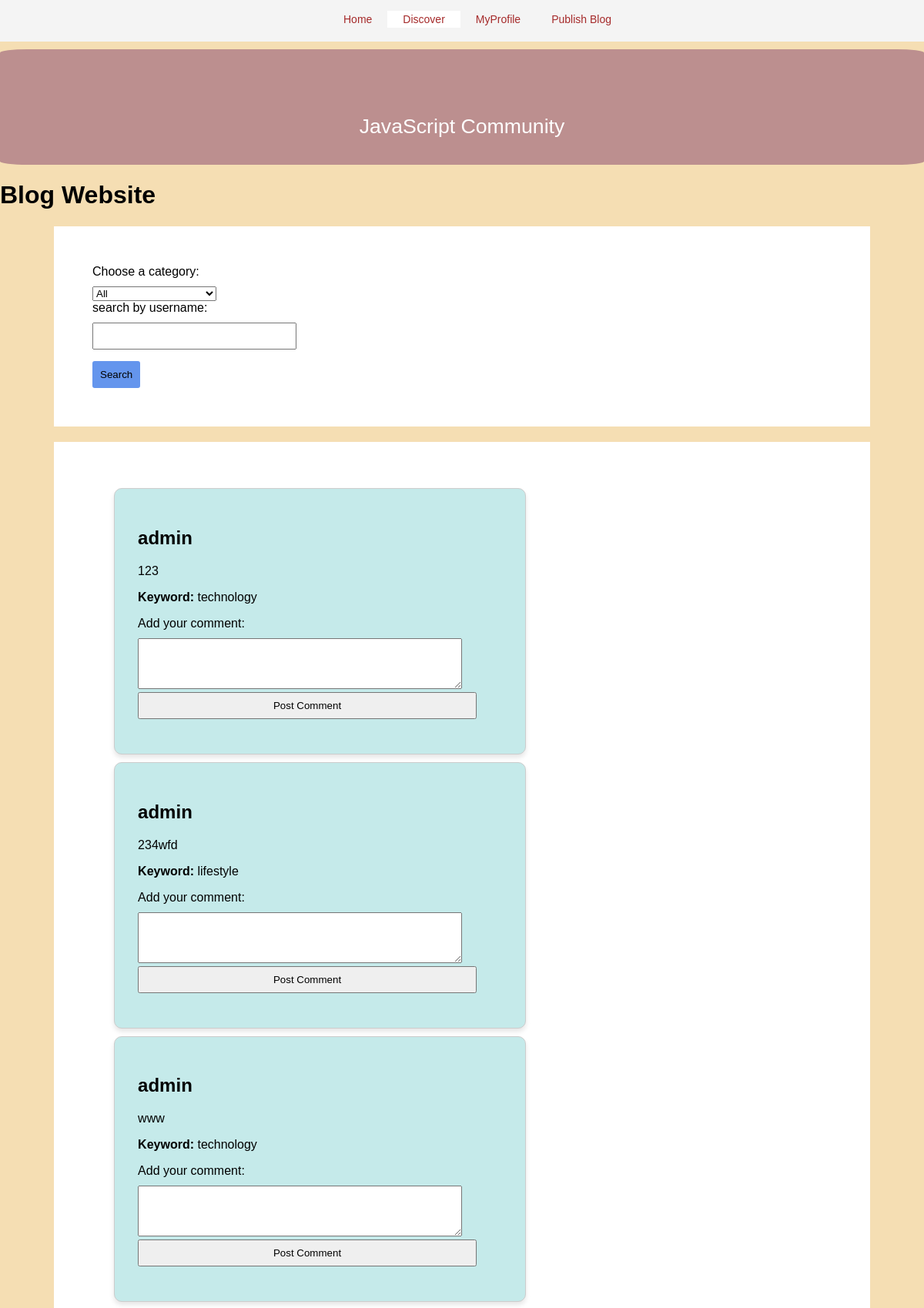
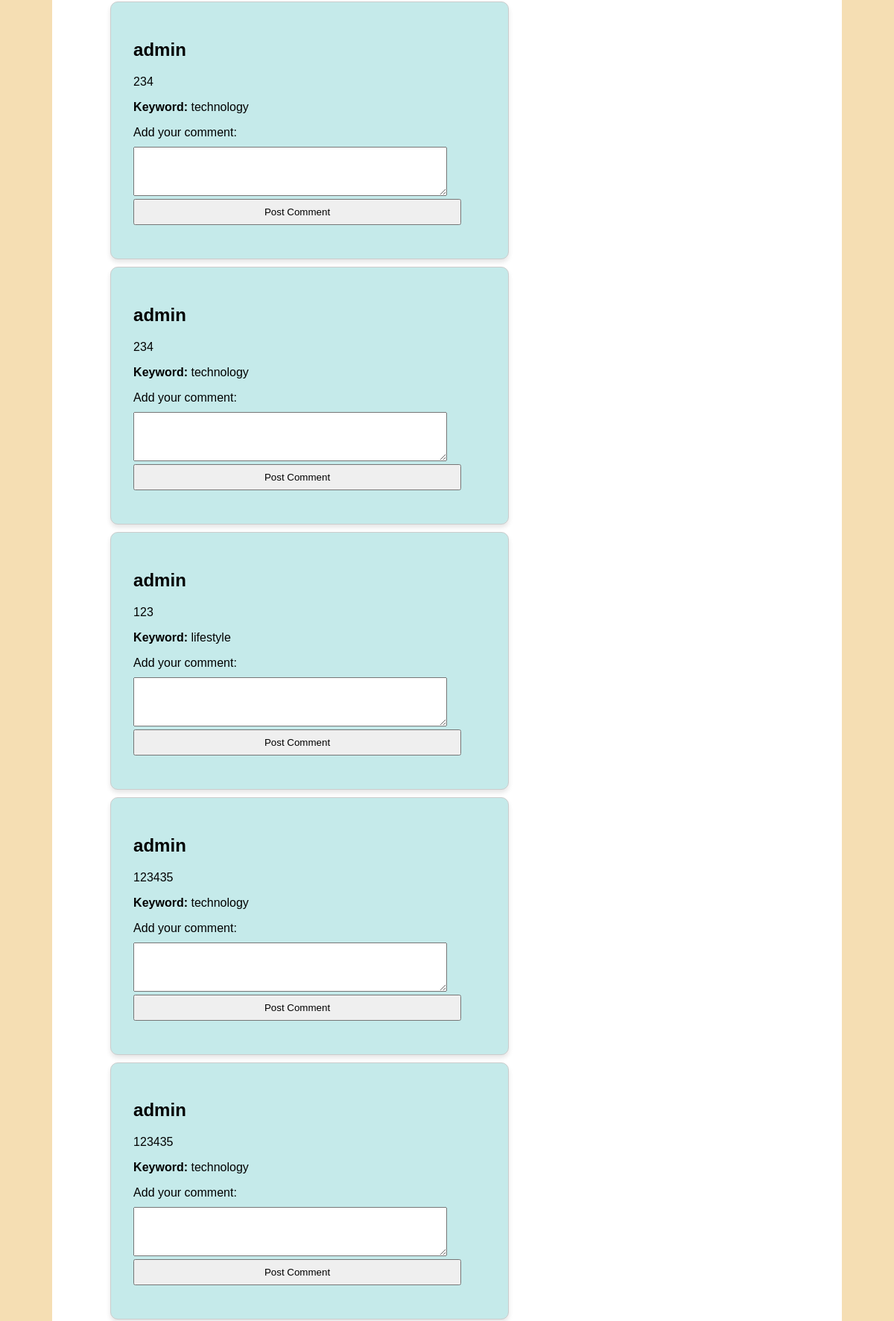
The app's page /discovery.php?username=admin (upper part) with its own data (2 pictures, top to bottom).
### tables this page shows
CREATE TABLE `blog_content` (
  `id` int(11) NOT NULL,
  `time` date NOT NULL DEFAULT current_timestamp(),
  `author` varchar(20) NOT NULL,
  `keyword` varchar(30) NOT NULL,
  `content` text NOT NULL
);

### discovery.php (the view, shortened to what this page needs)
<?php
$db = db_connect();
$keyword = isset($_GET['keyword']) ? $_GET['keyword'] : '';
$userAuthor = isset($_GET['username']) ? $_GET['username'] : '';
$htmlOutput = "";
if (!empty($userAuthor)) {
    $sql = "SELECT * FROM blog_content WHERE author = '$userAuthor'";
} else {
    $sql = $keyword === 'all' ? "SELECT * FROM blog_content" : "SELECT * FROM blog_content WHERE keyword = '$keyword'";
}
$result = $db->query($sql);
if ($result->num_rows > 0) {
    while ($row = $result->fetch_assoc()) {
        $postId = $row["id"];
        $htmlOutput .= "<div class='card'>";
        $htmlOutput .= "<h2>" . htmlspecialchars($row["author"]) . "</h2>";
        $htmlOutput .= "<p>" . htmlspecialchars($row["content"]) . "</p>";
        $htmlOutput .= "<p><b>Keyword:</b> " . htmlspecialchars($row["keyword"]) . "</p>";
        $htmlOutput .= "<form action='process_comment.php' method='post'>";
        $htmlOutput .= "<label for='comment'>Add your comment:</label>";
        $htmlOutput .= "<textarea name='comment' rows='4' cols='50'></textarea>";
        $htmlOutput .= "<input type='hidden' name='post_id' value='$postId'>";
        $htmlOutput .= "<input type='submit' value='Post Comment'>";
        $htmlOutput .= "</form>";
        $htmlOutput .= "</div>";
    }
} else {
    $htmlOutput = "<p>No results found</p>";
}
?>
<!DOCTYPE html>
<html lang="en">
<head>
    <link rel="stylesheet" href="index.css">
</head>
<body>
    <div class="topnav">
        <ul>
            <li><a href="./index.php">Home</a></li>
            <li><a class="active">Discover</a></li>
            <li><a href="./profile.php">MyProfile</a></li>
            <li><a href="./post.php">Publish Blog</a></li>
        </ul>
    </div>
    <div class="toppicture">
        <p>JavaScript Community</p>
    </div>
    <header>
        <h1>Blog Website</h1>
        <div class="container">
        <form action="<?php echo htmlspecialchars($_SERVER["PHP_SELF"]); ?>" method="get">
            <label for="keyword">Choose a category:</label>
            <select id="keyword" name="keyword">
                <option value="all">All</option>
            </select>
            <label for="username">search by username:</label>
            <input type="text" id="username" name="username">
            <button type="submit">Search</button>
        </form>
        </div>
    </header>
    <div class="container">
        <section class="blog-list">
            <div class="search-right">
                <?php echo $htmlOutput; ?>
            </div>
        </section>
    </div>
    <?php include('footer.php')?>
</body>
</html>

### index.css (style rules this page uses)
.toppicture { background-color: rosybrown; width: 100%; height: 150px; border-radius: 3%; }
.toppicture p { color: white; text-align: center; line-height: 200px; font-size: 20pt; margin: 10px auto; }
body { font-family: Arial, sans-serif; margin: 0; padding: 0; background-color: wheat; color: black; }
.container { background-color:white; padding: 50px; width: 80%; max-width: 1000px; height: 95%; margin: 20px auto; display: flex; justify-content: space-between; }
.card { background-color: #c5eaea; border-radius: 10px; padding: 30px; margin: 10px auto; border: 1px solid #ccc; box-shadow: 0 4px 6px rgba(0, 0, 0, 0.1); max-width: 80%; }
.topnav { background-color: #f4f4f4; overflow: hidden; text-align: center; font-family: Tahoma, Arial, sans-serif; width: 100%; }
.topnav ul { display: inline-block; list-style-type:none; }
.topnav li { float: left; }
.topnav a { color: brown; text-align: center; padding: 3px 20px; text-decoration: none; font-size: 14px; }
.topnav a.active { background-color: white; color: brown; }
label { display: block; margin-bottom: 10px; }
input { width: 93%; padding: 8px; margin-bottom: 15px; }
button { background-color: cornflowerblue; color: black; padding: 10px; border: none; border-radius: 3px; cursor: pointer; }

### records on screen
blog_content: author "admin", content "123", keyword "technology"
blog_content: author "admin", content "234wfd", keyword "lifestyle"
blog_content: author "admin", content "www", keyword "technology"
blog_content: author "admin", content "234", keyword "technology"
blog_content: author "admin", content "234", keyword "technology"
blog_content: author "admin", content "123", keyword "lifestyle"
blog_content: author "admin", content "123435", keyword "technology"
blog_content: author "admin", content "123435", keyword "technology"
